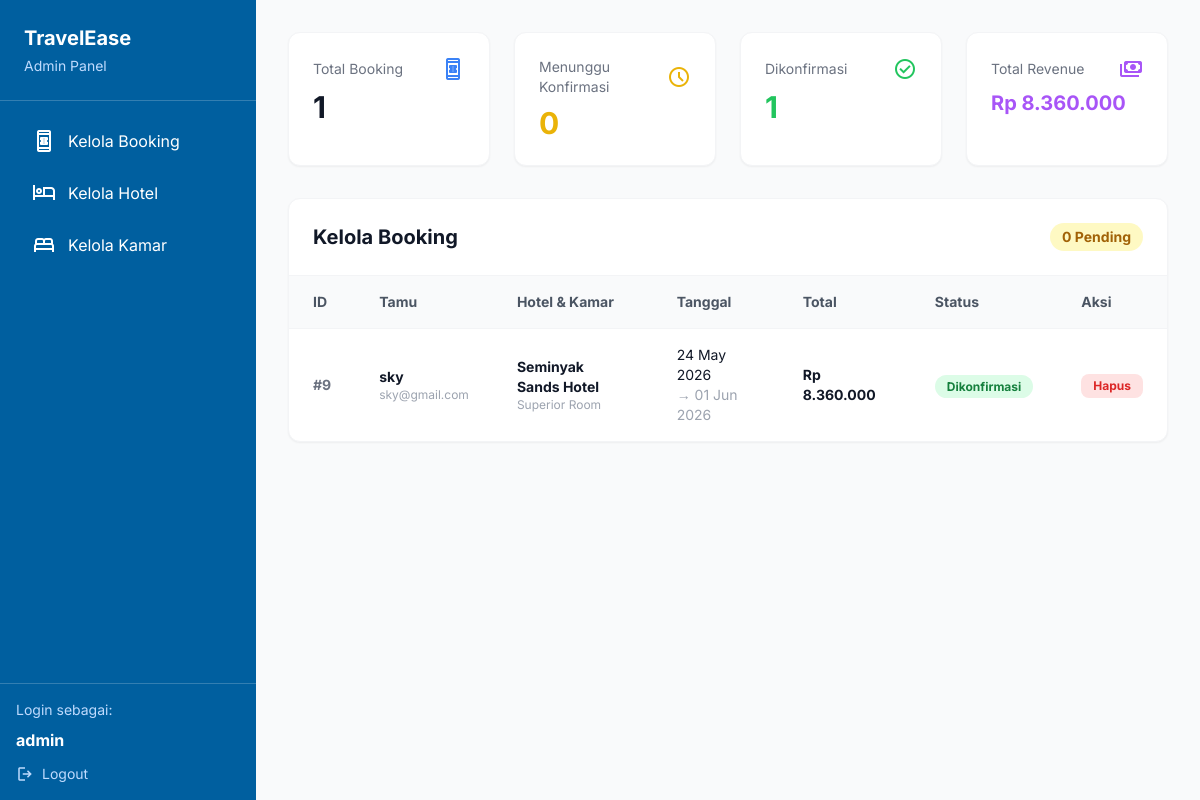
The app's page /admin/index.php (signed in) with its own data.
### tables this page shows
CREATE TABLE `bookings` (
  `id` int NOT NULL,
  `user_id` int NOT NULL,
  `room_id` int NOT NULL,
  `check_in` date NOT NULL,
  `check_out` date NOT NULL,
  `guests` int DEFAULT '1',
  `total_price` decimal(12,2) NOT NULL,
  `status` enum('pending','confirmed','cancelled') DEFAULT 'pending',
  `created_at` timestamp NULL DEFAULT CURRENT_TIMESTAMP
);

CREATE TABLE `users` (
  `id` int NOT NULL,
  `name` varchar(100) NOT NULL,
  `email` varchar(100) NOT NULL,
  `password` varchar(255) NOT NULL,
  `created_at` timestamp NULL DEFAULT CURRENT_TIMESTAMP,
  `role` enum('user','admin') DEFAULT 'user'
);

CREATE TABLE `hotels` (
  `id` int NOT NULL,
  `name` varchar(150) NOT NULL,
  `location` varchar(200) NOT NULL,
  `star_rating` tinyint NOT NULL,
  `review_score` decimal(3,1) NOT NULL,
  `review_count` int DEFAULT '0',
  `badge` varchar(50) DEFAULT NULL,
  `image_url` text,
  `description` text
);

CREATE TABLE `rooms` (
  `id` int NOT NULL,
  `hotel_id` int NOT NULL,
  `room_type` varchar(100) NOT NULL,
  `price_per_night` decimal(12,2) NOT NULL,
  `original_price` decimal(12,2) DEFAULT NULL,
  `stock` int DEFAULT '10',
  `facilities` varchar(255) DEFAULT NULL,
  `image_url` text
);

### admin/index.php (the view, shortened to what this page needs)
<?php
require '../config/database.php';
$bookings = $pdo->query("
    SELECT b.*,
           u.name AS user_name, u.email AS user_email,
           r.room_type, r.price_per_night,
           h.name AS hotel_name, h.location
    FROM bookings b
    JOIN users u ON b.user_id = u.id
    JOIN rooms r ON b.room_id = r.id
    JOIN hotels h ON r.hotel_id = h.id
    ORDER BY b.created_at DESC
")->fetchAll();
$total_bookings  = count($bookings);
$pending_count   = count(array_filter($bookings, fn($b) => $b['status'] === 'pending'));
$confirmed_count = count(array_filter($bookings, fn($b) => $b['status'] === 'confirmed'));
$total_revenue   = array_sum(array_column(
    array_filter($bookings, fn($b) => $b['status'] === 'confirmed'),
    'total_price'
));
?>
<!DOCTYPE html>
<html lang="id">
<head>
    <script src="https://cdn.tailwindcss.com?plugins=forms,container-queries"></script>
</head>
<body class="bg-gray-50 text-gray-900">
<div class="flex min-h-screen">
    <aside class="w-64 bg-[#005f9f] text-white flex flex-col fixed h-full z-40">
        <div class="p-6 border-b border-white/20">
            <h1 class="text-xl font-bold">TravelEase</h1>
            <p class="text-blue-200 text-sm mt-1">Admin Panel</p>
        </div>
        <nav class="flex-1 p-4 space-y-1">
            <a href="#bookings" onclick="showTab('bookings')"
               class="flex items-center gap-3 px-4 py-3 rounded-lg hover:bg-white/10 transition-colors sidebar-link active-link">
                <span class="material-symbols-outlined">book_online</span>
                Kelola Booking
            </a>
            <a href="#hotels" onclick="showTab('hotels')"
               class="flex items-center gap-3 px-4 py-3 rounded-lg hover:bg-white/10 transition-colors sidebar-link">
                <span class="material-symbols-outlined">hotel</span>
                Kelola Hotel
            </a>
            <a href="#rooms" onclick="showTab('rooms')"
               class="flex items-center gap-3 px-4 py-3 rounded-lg hover:bg-white/10 transition-colors sidebar-link">
                <span class="material-symbols-outlined">bed</span>
                Kelola Kamar
            </a>
        </nav>
        <div class="p-4 border-t border-white/20">
            <p class="text-blue-200 text-sm mb-2">Login sebagai:</p>
            <p class="font-bold"><?= htmlspecialchars($_SESSION['user_name']) ?></p>
            <a href="/travelease/auth/logout.php"
               class="flex items-center gap-2 mt-3 text-blue-200 hover:text-white text-sm transition-colors">
                <span class="material-symbols-outlined text-[18px]">logout</span>
                Logout
            </a>
        </div>
    </aside>
    <main class="ml-64 flex-1 p-8">
        <div class="grid grid-cols-1 md:grid-cols-4 gap-6 mb-8">
            <div class="bg-white rounded-xl p-6 shadow-sm border border-gray-100">
                <div class="flex items-center justify-between mb-2">
                    <p class="text-gray-500 text-sm">Total Booking</p>
                    <span class="material-symbols-outlined text-blue-500">book_online</span>
                </div>
                <p class="text-3xl font-bold text-gray-900"><?= $total_bookings ?></p>
            </div>
            <div class="bg-white rounded-xl p-6 shadow-sm border border-gray-100">
                <div class="flex items-center justify-between mb-2">
                    <p class="text-gray-500 text-sm">Menunggu Konfirmasi</p>
                    <span class="material-symbols-outlined text-yellow-500">schedule</span>
                </div>
                <p class="text-3xl font-bold text-yellow-500"><?= $pending_count ?></p>
            </div>
            <div class="bg-white rounded-xl p-6 shadow-sm border border-gray-100">
                <div class="flex items-center justify-between mb-2">
                    <p class="text-gray-500 text-sm">Dikonfirmasi</p>
                    <span class="material-symbols-outlined text-green-500">check_circle</span>
                </div>
                <p class="text-3xl font-bold text-green-500"><?= $confirmed_count ?></p>
            </div>
            <div class="bg-white rounded-xl p-6 shadow-sm border border-gray-100">
                <div class="flex items-center justify-between mb-2">
                    <p class="text-gray-500 text-sm">Total Revenue</p>
                    <span class="material-symbols-outlined text-purple-500">payments</span>
                </div>
                <p class="text-xl font-bold text-purple-500">
                    Rp <?= number_format($total_revenue, 0, ',', '.') ?>
                </p>
            </div>
        </div>
        <div id="tab-bookings" class="tab-content">
            <div class="bg-white rounded-xl shadow-sm border border-gray-100 overflow-hidden">
                <div class="p-6 border-b border-gray-100 flex items-center justify-between">
                    <h2 class="text-xl font-bold">Kelola Booking</h2>
                    <span class="bg-yellow-100 text-yellow-700 px-3 py-1 rounded-full text-sm font-bold">
                        <?= $pending_count ?> Pending
                    </span>
                </div>
                <div class="overflow-x-auto">
                    <table class="w-full">
                        <thead class="bg-gray-50 border-b border-gray-100">
                            <tr>
                                <th class="text-left px-6 py-4 text-sm font-bold text-gray-600">ID</th>
                                <th class="text-left px-6 py-4 text-sm font-bold text-gray-600">Tamu</th>
                                <th class="text-left px-6 py-4 text-sm font-bold text-gray-600">Hotel & Kamar</th>
                                <th class="text-left px-6 py-4 text-sm font-bold text-gray-600">Tanggal</th>
                                <th class="text-left px-6 py-4 text-sm font-bold text-gray-600">Total</th>
                                <th class="text-left px-6 py-4 text-sm font-bold text-gray-600">Status</th>
                                <th class="text-left px-6 py-4 text-sm font-bold text-gray-600">Aksi</th>
                            </tr>
                        </thead>
                        <tbody class="divide-y divide-gray-50">
                            <?php foreach ($bookings as $b): ?>
                            <tr class="hover:bg-gray-50 transition-colors <?= $b['status'] === 'pending' ? 'bg-yellow-50/50' : '' ?>">
                                <td class="px-6 py-4 text-sm font-bold text-gray-500">#<?= $b['id'] ?></td>
                                <td class="px-6 py-4">
                                    <p class="font-bold text-sm"><?= htmlspecialchars($b['user_name']) ?></p>
                                    <p class="text-gray-400 text-xs"><?= htmlspecialchars($b['user_email']) ?></p>
                                </td>
                                <td class="px-6 py-4">
                                    <p class="font-bold text-sm"><?= htmlspecialchars($b['hotel_name']) ?></p>
                                    <p class="text-gray-400 text-xs"><?= htmlspecialchars($b['room_type']) ?></p>
                                </td>
                                <td class="px-6 py-4 text-sm">
                                    <p><?= date('d M Y', strtotime($b['check_in'])) ?></p>
                                    <p class="text-gray-400">→ <?= date('d M Y', strtotime($b['check_out'])) ?></p>
                                </td>
                                <td class="px-6 py-4 font-bold text-sm">
                                    Rp <?= number_format((float)$b['total_price'], 0, ',', '.') ?>
                                </td>
                                <td class="px-6 py-4">
                                    <?php
                                    $status_class = match($b['status']) {
                                        'confirmed'  => 'bg-green-100 text-green-700',
                                        'cancelled'  => 'bg-red-100 text-red-700',
                                        default      => 'bg-yellow-100 text-yellow-700'
                                    };
                                    $status_label = match($b['status']) {
                                        'confirmed'  => 'Dikonfirmasi',
                                        'cancelled'  => 'Dibatalkan',
                                        default      => 'Pending'
                                    };
                                    ?>
                                    <span class="<?= $status_class ?> px-3 py-1 rounded-full text-xs font-bold">
                                        <?= $status_label ?>
                                    </span>
                                </td>
                                <td class="px-6 py-4">
                                    <div class="flex gap-2">
                                        <?php if ($b['status'] === 'pending'): ?>
                                        <form method="POST" action="/travelease/admin/actions.php">
                                            <input type="hidden" name="action" value="confirm_booking">
                                            <input type="hidden" name="booking_id" value="<?= $b['id'] ?>">
                                            <button type="submit"
                                                    class="bg-green-500 text-white px-3 py-1 rounded-lg text-xs font-bold hover:bg-green-600 transition-colors">
                                                Konfirmasi
                                            </button>
                                        </form>
                                        <form method="POST" action="/travelease/admin/actions.php"
                                              onsubmit="return confirm('Batalkan booking ini?')">
                                            <input type="hidden" name="action" value="cancel_booking">
                                            <input type="hidden" name="booking_id" value="<?= $b['id'] ?>">
                                            <button type="submit"
                                                    class="bg-red-100 text-red-600 px-3 py-1 rounded-lg text-xs font-bold hover:bg-red-200 transition-colors">
                                                Batalkan
                                            </button>
                                        </form>
                                        <?php else: ?>
                                            <form method="POST" action="/travelease/admin/actions.php"
                                                onsubmit="return confirm('Hapus booking #<?= $b['id'] ?> ini?')">
                                                <button type="submit"
                                                        class="bg-red-100 text-red-600 px-3 py-1 rounded-lg text-xs font-bold hover:bg-red-200 transition-colors">
                                                    Hapus
                                                </button>
                                            </form>
                                        <?php endif; ?>
                                    </div>
                                </td>
                            </tr>
                            <?php endforeach; ?>
                        </tbody>
                    </table>
                </div>
            </div>
        </div>
    </main>
</div>
</body>
</html>

### admin/index.php (style rules this page uses)
body { font-family: 'Inter', sans-serif; }
.material-symbols-outlined { font-variation-settings: 'FILL' 0,'wght' 400,'GRAD' 0,'opsz' 24; vertical-align: middle; }

### records on screen
bookings: status "0", status "1", status "8.360.000", id "9", user.name "sky", user.email "sky@gmail.com", hotels.name "Seminyak Sands Hotel", room.room_type "Superior Room", check_in "24 May 2026", check_out "01 Jun 2026", total_price "8.360.000", status "Dikonfirmasi"

### other values on screen
$_SESSION['user_name'] "admin"
$total_bookings "1"
